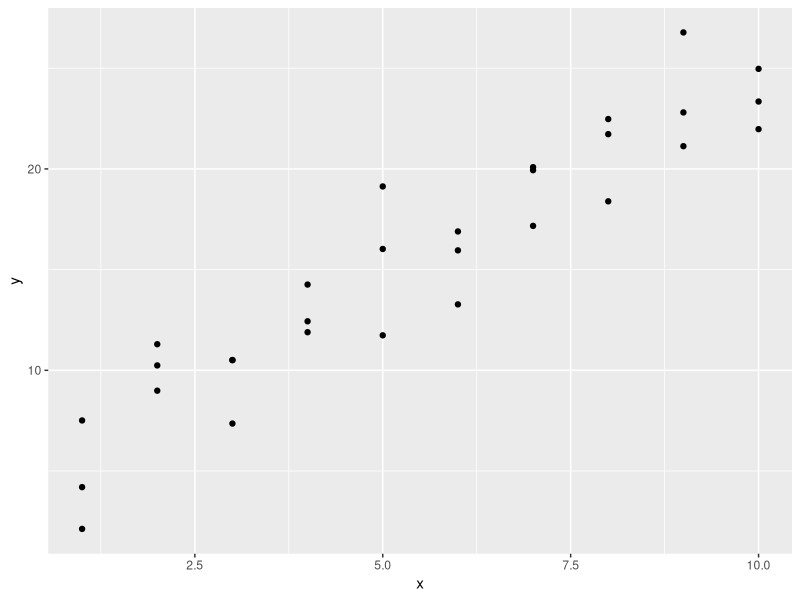
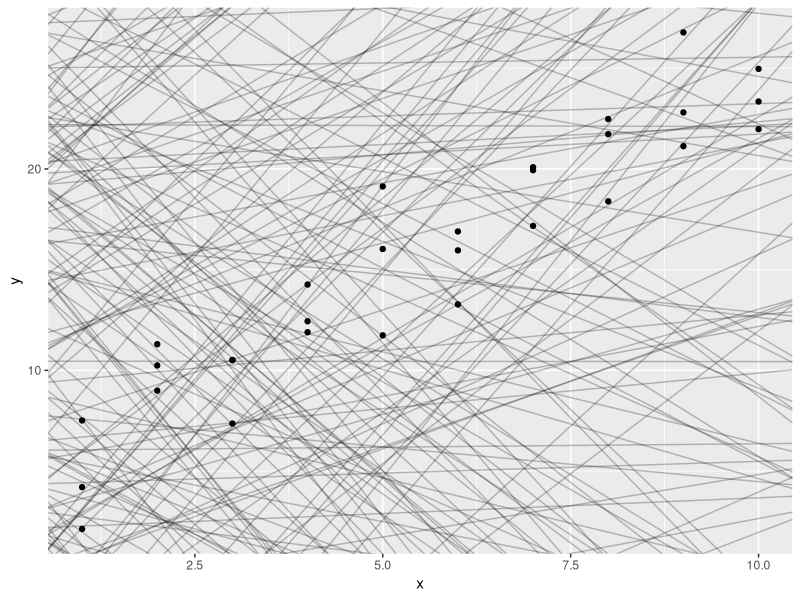
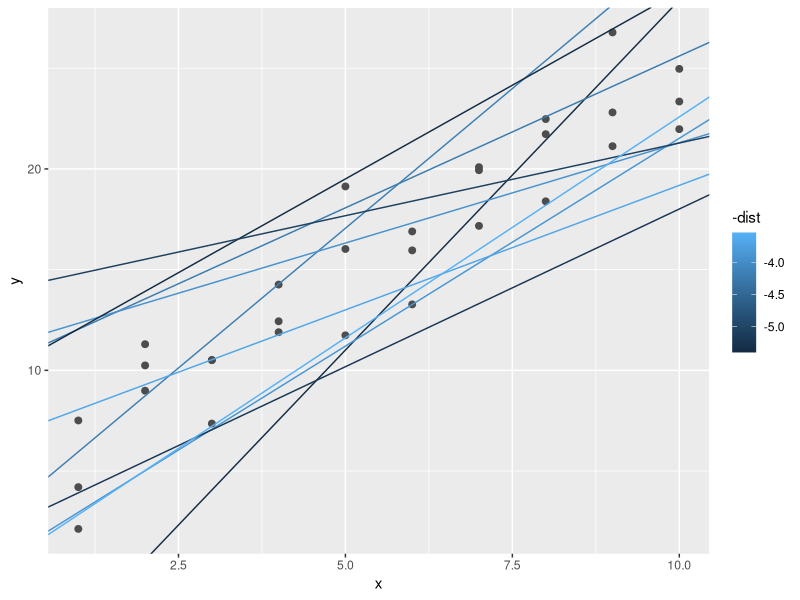
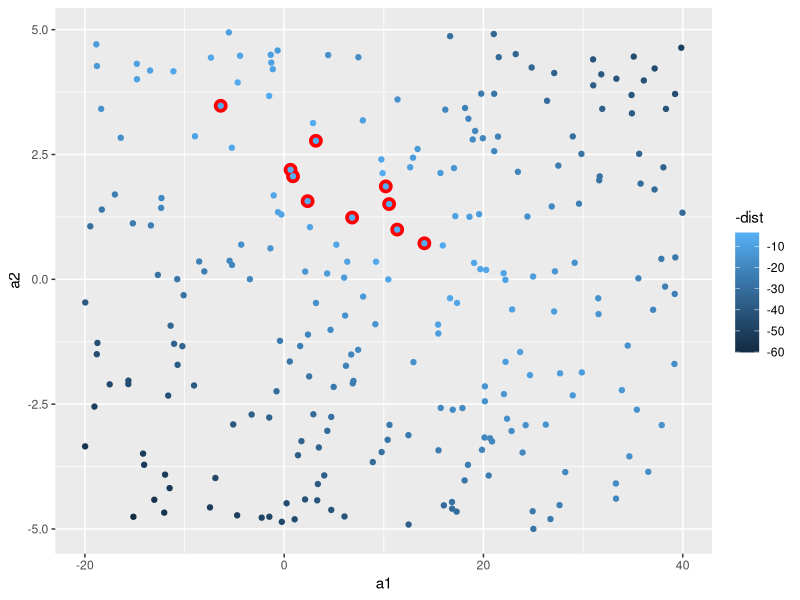
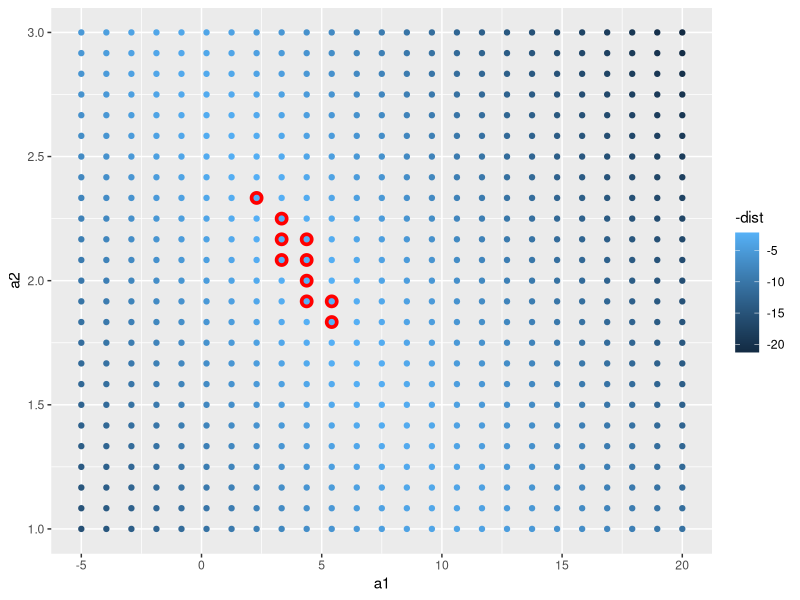
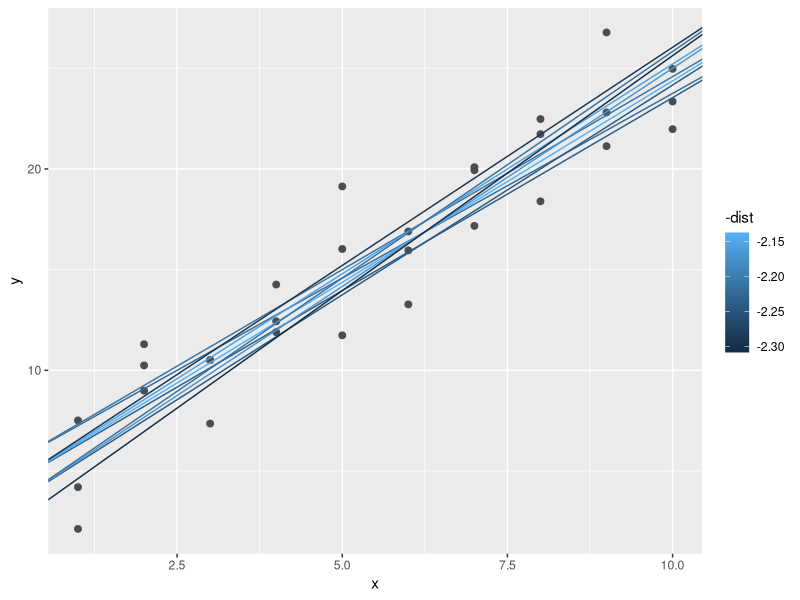
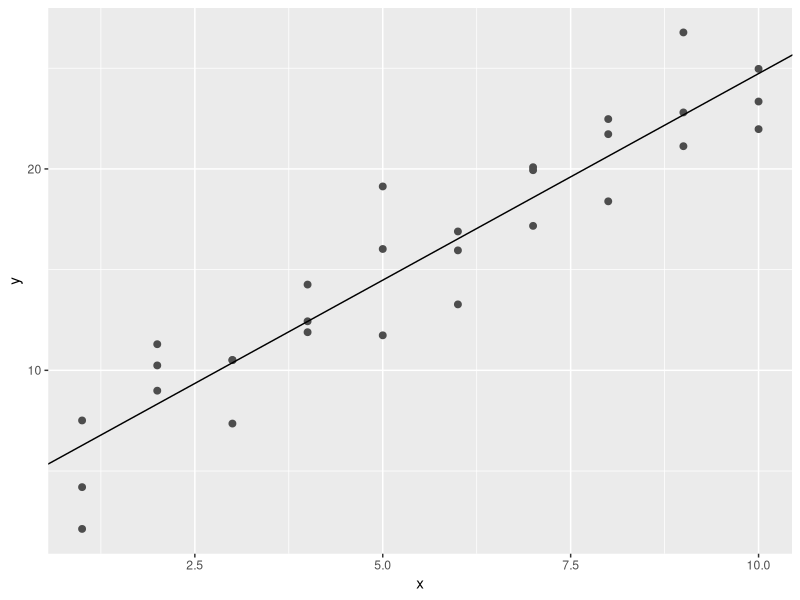
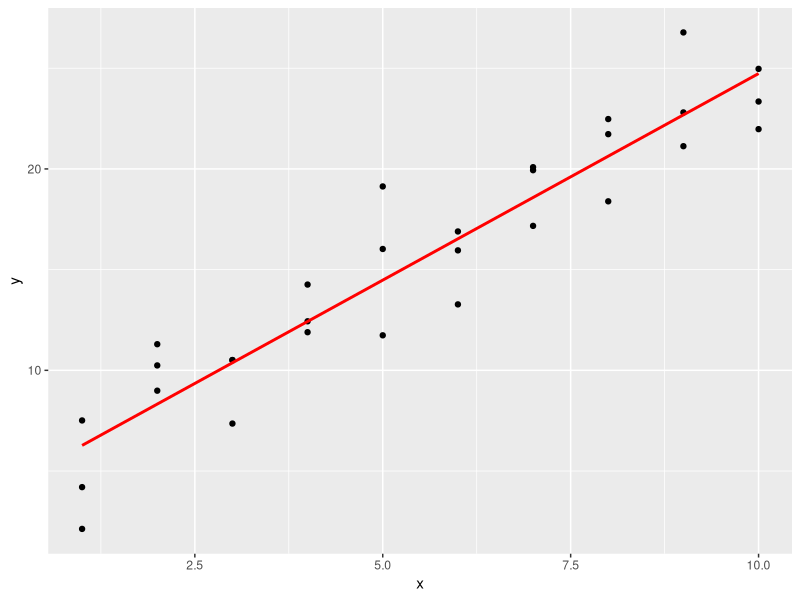

Write R code to recreate these figures, in order. (Note: this script raises an error after producing the figures.)
## ---- chunk 1
knitr::opts_chunk$set(echo = TRUE)
## ---- chunk 2

library(tidyverse)

library(modelr)

options(na.action = na.warn)
## ---- chunk 3

ggplot(sim1, aes(x, y)) + # sim1 viene con modelr
  geom_point()
## ---- chunk 4

# armamos un tibble con la columna a1 y la columna a2 generadas al azar como dos variables uniformes, una va entre -20 y 40 y la otra entre -5 y 5 Al ser uniformes, la probabilidad de que salga cualquiera de los numeros en ese rango es la misma
models <- tibble(
  a1 = runif(250, -20, 40),
  a2 = runif(250, -5, 5)
)

# Al grafico de los puntos iniciales, le agregamos rectas al azar con ordenada al origen a1 y pendiente a2. Un bardito.
ggplot(sim1, aes(x, y)) + 
  geom_abline(aes(intercept = a1, slope = a2), data = models, alpha = 1/4) +
  geom_point() 

## ---- chunk 5

model1 <- function(a, data) {
  a[1] + data$x * a[2]
}
model1(c(7, 1.5), sim1)

## ---- chunk 6

measure_distance <- function(mod, data) {
  diff <- data$y - model1(mod, data)
  sqrt(mean(diff ^ 2))
}
measure_distance(c(7, 1.5), sim1)
## ---- chunk 7

sim1_dist <- function(a1, a2) {
  measure_distance(c(a1, a2), sim1)
}

# usamos purrr con la helper function sim1_dist que toma 2 parametros double
models <- models %>% 
  mutate(dist = purrr::map2_dbl(a1, a2, sim1_dist))
models
## ---- chunk 8

ggplot(sim1, aes(x, y)) + 
  geom_point(size = 2, colour = "grey30") + 
  geom_abline(
    aes(intercept = a1, slope = a2, colour = -dist), 
    data = filter(models, rank(dist) <= 10)
  )
## ---- chunk 9

ggplot(models, aes(a1, a2)) +
  geom_point(data = filter(models, rank(dist) <= 10), size = 4, colour = "red") +
  geom_point(aes(colour = -dist))
## ---- chunk 10

# los parametros para la grilla salen de mirar el grafico anterior y ver donde estaban los mejores parámetros
# expand.grid es una funcion de R base que crea un dataframe de todas las combinaciones de dos factores
grid <- expand.grid(
  a1 = seq(-5, 20, length = 25),
  a2 = seq(1, 3, length = 25)
  ) %>% 
  mutate(dist = purrr::map2_dbl(a1, a2, sim1_dist))

grid %>% 
  ggplot(aes(a1, a2)) +
  geom_point(data = filter(grid, rank(dist) <= 10), size = 4, colour = "red") +
  geom_point(aes(colour = -dist)) 

## ---- chunk 11

ggplot(sim1, aes(x, y)) + 
  geom_point(size = 2, colour = "grey30") + 
  geom_abline(
    aes(intercept = a1, slope = a2, colour = -dist), 
    data = filter(grid, rank(dist) <= 10)
  )

## ---- chunk 12

best <- optim(c(0, 0), measure_distance, data = sim1)
best$par

ggplot(sim1, aes(x, y)) + 
  geom_point(size = 2, colour = "grey30") + 
  geom_abline(intercept = best$par[1], slope = best$par[2])
## ---- chunk 13
# lm() usa formulas, en este caso y ~ x es la forma de escribir y = a_1 + a_2 * x
sim1_mod <- lm(y ~ x, data = sim1)
coef(sim1_mod)
## ---- chunk 14
grid <- sim1 %>% 
  data_grid(x) 
grid
## ---- chunk 15
grid <- grid %>% 
  add_predictions(sim1_mod) 
grid
## ---- chunk 16
ggplot(sim1, aes(x)) +
  geom_point(aes(y = y)) +
  geom_line(aes(y = pred), data = grid, colour = "red", size = 1)
## ---- chunk 17
# add_residuals de modelr agrega residuales
sim1 <- sim1 %>% 
  add_residuals(sim1_mod)
sim1
## ---- chunk 18
ggplot(sim1, aes(resid)) + 
  geom_freqpoly(binwidth = 0.5)
## ---- chunk 19
ggplot(sim1, aes(x, resid)) + 
  geom_ref_line(h = 0) +
  geom_point()
## ---- chunk 20
df <- tribble(
  ~y, ~x1, ~x2,
  4, 2, 5,
  5, 1, 6
)
model_matrix(df, y ~ x1 + x2)
## ---- chunk 21
model_matrix(df, y ~ x1 + x2 - 1)
## ---- chunk 22
df <- tribble(
  ~ color, ~ response,
  "verde", 1,
  "violeta", 2,
  "verde", 1
)
model_matrix(df, response ~ color)
## ---- chunk 23
# la base sim2 es de modelr
ggplot(sim2) + 
  geom_point(aes(x, y))
## ---- chunk 24
model_matrix(sim2, y ~ x)
## ---- chunk 25
mod2 <- lm(y ~ x, data = sim2)

grid <- sim2 %>% 
  data_grid(x) %>% 
  add_predictions(mod2)
grid
## ---- chunk 26
ggplot(sim2, aes(x)) + 
  geom_point(aes(y = y)) +
  geom_point(data = grid, aes(y = pred), colour = "red", size = 4)
## ---- chunk 27
tibble(x = "e") %>% 
  add_predictions(mod2)
